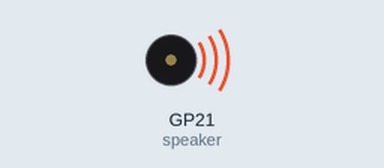
Simulated run of this program. Board: Raspberry Pi Pico running MicroPython. Shown: buzzer (waves = sounding). Random numbers come from a fixed seed. At 1.6 s the program stops and its outputs stay as they are.

Above: at 0.1 s.
At 1.7 s:
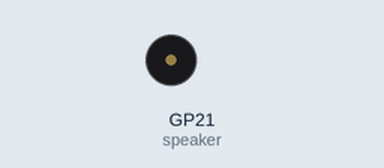
Timing chart, 0 to 3.1 s (numbered marks = the images above):
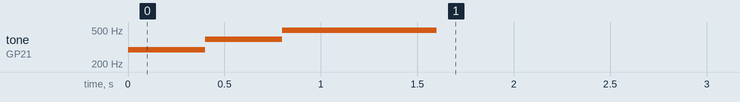

Measured:
- by itself, tone on GP21 (speaker): silent → 294 Hz at 0.00 s, → 392 Hz 0.40 s later, → 494 Hz 0.40 s later, → silent 0.80 s later

The program:

16_forPlay.py
```python
import random
from picozero import Speaker
speaker = Speaker(21)
tempo = 60/150 #tempo = 60/150 #(時間間隔 秒，BPM 120--> 60/120，150-->60/150)

tune = ['c4','d4','e4','f4','g4','a4','b4']

for i in range(4):
    speaker.play(tune[random.randint(0,6)],tempo)
```
